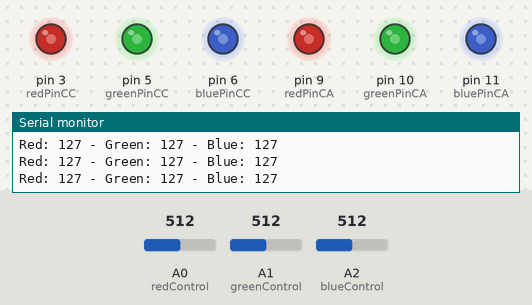
Recording of a sketch running on a simulated Arduino Uno, built with avr-gcc and run on an emulated ATmega328P. On the bench: output pins drawn as LEDs (lit = HIGH), the last lines printed to the serial monitor. Inputs (shaded band) come from the test bench; at power-on: A0 (redControl) = 512, A1 (greenControl) = 512, A2 (blueControl) = 512.

Above: at 1.2 s.
1.3 s: A0 (redControl) set to 412
At 2.1 s:
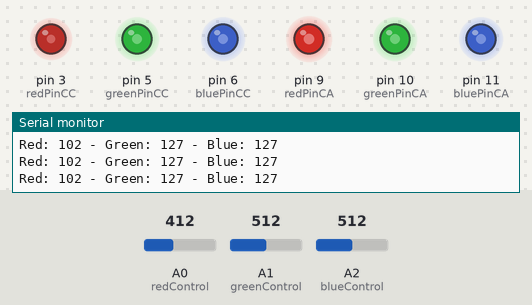
2.8 s: A0 (redControl) set to 387
At 4.1 s:
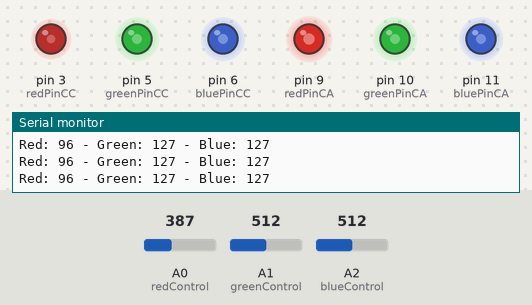
5.8 s: A1 (greenControl) set to 413
At 6.6 s:
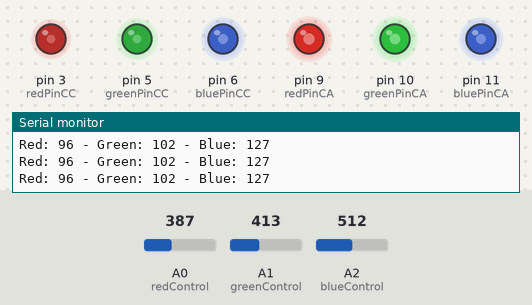
7.3 s: A1 (greenControl) set to 385
At 8.5 s:
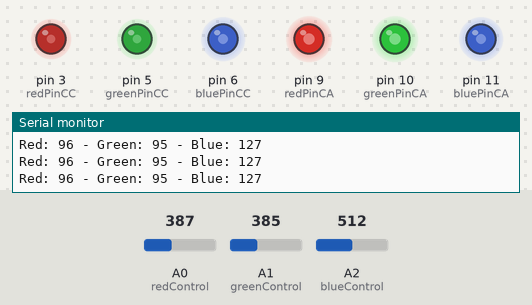
10.3 s: A2 (blueControl) set to 417
At 11.5 s:
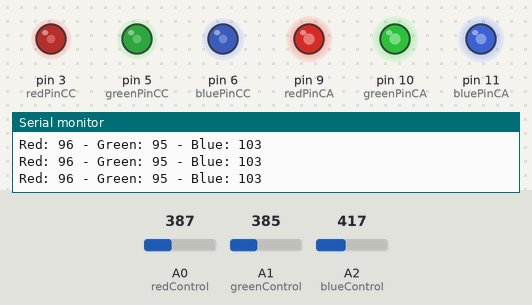
11.8 s: A2 (blueControl) set to 389
At 12.9 s:
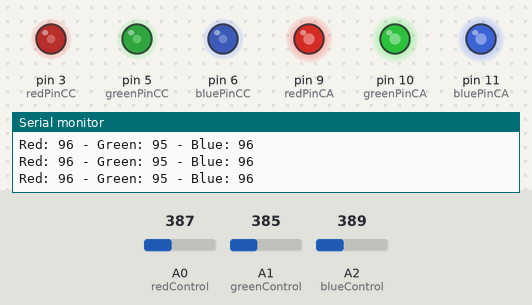
Timing chart, 0 to 14.8 s (numbered marks = the images above; inputs shaded):
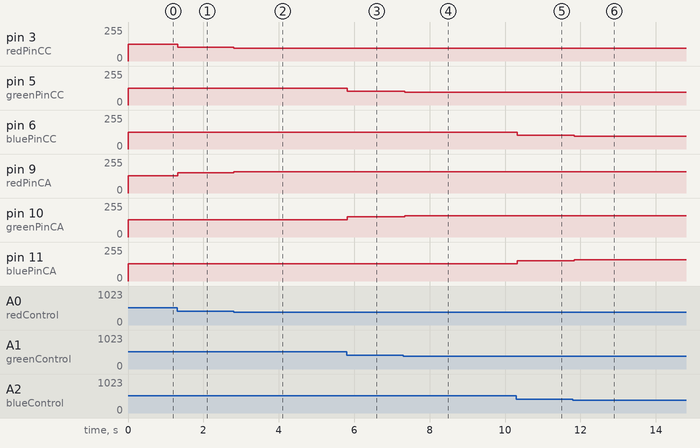

The sketch:

rgb-led-demo.ino
```cpp
/*
  RGB LED Demonstration
  rgb-led-demo.ino
  Demonstrates both Common Anode & Common Cathode RGB LEDs
  Uses three potentiometers for input

  DroneBot Workshop 2018
  https://dronebotworkshop.com
*/

// Define RGB LED pins

// Common Cathode RGB LED
int redPinCC = 3;
int greenPinCC = 5;
int bluePinCC = 6;

// Common Anode RGB LED
int redPinCA = 9;
int greenPinCA = 10;
int bluePinCA = 11;

// Define Potentiometer Inputs

int redControl = A0;
int greenControl = A1;
int blueControl = A2;

// Variables for Values

int redVal;
int greenVal;
int blueVal;

void setup()
{
  // Setup LED pins as outputs
  pinMode(redPinCC, OUTPUT);
  pinMode(greenPinCC, OUTPUT);
  pinMode(bluePinCC, OUTPUT);
  pinMode(redPinCA, OUTPUT);
  pinMode(greenPinCA, OUTPUT);
  pinMode(bluePinCA, OUTPUT);

  // Setup Serial Monitor
  Serial.begin(9600);
}

void loop() {

  // Read values from potentiometers
  redVal = analogRead(redControl);
  greenVal = analogRead(greenControl);
  blueVal = analogRead(blueControl);

  // Map values to range of 0-255
  redVal = map(redVal, 0, 1023, 0, 255);
  greenVal = map(greenVal, 0, 1023, 0, 255);
  blueVal = map(blueVal, 0, 1023, 0, 255);

  // Drive Common Cathode LED
  setColorCC(redVal, greenVal, blueVal);

  // Drive Common Anode LED
  setColorCA(redVal, greenVal, blueVal);

  // Write Color values to Serial Monitor
  Serial.print("Red: ");
  Serial.print(redVal);
  Serial.print(" - Green: ");
  Serial.print(greenVal);
  Serial.print(" - Blue: ");
  Serial.println(blueVal);

}

void setColorCC(int redValue, int greenValue, int blueValue) {
  // Set Colors for Common Cathode Display
  analogWrite(redPinCC, redValue);
  analogWrite(greenPinCC, greenValue);
  analogWrite(bluePinCC, blueValue);
}

void setColorCA(int redValue, int greenValue, int blueValue) {
  // Set Colors for Common Anode Display
  analogWrite(redPinCA, (255 - redValue));
  analogWrite(greenPinCA, (255 - greenValue));
  analogWrite(bluePinCA, (255 - blueValue));
}
```

Measured:
- after the input at 1.3 s, pin 3 (redPinCC): 127/255 → 102/255 at once; pin 9 (redPinCA): 128/255 → 153/255 at once
- after the input at 2.8 s, pin 3 (redPinCC): 102/255 → 96/255 at once; pin 9 (redPinCA): 153/255 → 159/255 at once
- after the input at 5.8 s, pin 5 (greenPinCC): 127/255 → 102/255 at once; pin 10 (greenPinCA): 128/255 → 153/255 at once
- after the input at 7.3 s, pin 5 (greenPinCC): 102/255 → 95/255 at once; pin 10 (greenPinCA): 153/255 → 160/255 at once
- after the input at 10.3 s, pin 6 (bluePinCC): 127/255 → 103/255 at once; pin 11 (bluePinCA): 128/255 → 152/255 at once
- after the input at 11.8 s, pin 6 (bluePinCC): 103/255 → 96/255 at once; pin 11 (bluePinCA): 152/255 → 159/255 at once
